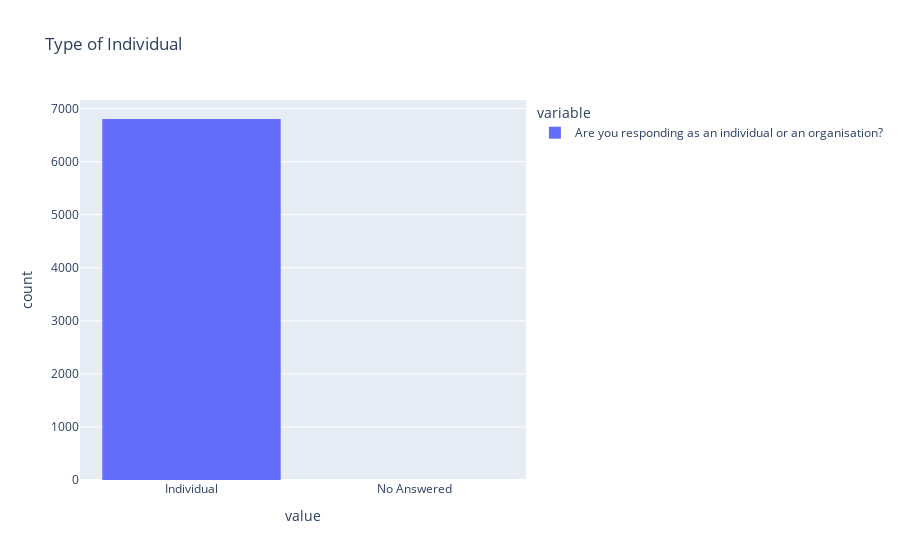

Here is the notebook cell this chart was saved with:
### Code cell
fig = px.histogram(type_indiv,
                  title="Type of Individual")
fig.update_layout(showlegend=True)
fig.show()

### Figure 1 — Plotly figure (JSON) as saved in the notebook; plotly's stock layout.template omitted (floating-point values rounded to 4 significant figures; data arrays with more than 128 entries replaced by an {"elided": "..."} marker saying what was removed)
{"data": [{"alignmentgroup": "True", "bingroup": "x", "hovertemplate": "variable=Are you responding as an individual or an organisation?<br>value=%{x}<br>count=%{y}<extra></extra>", "legendgroup": "Are you responding as an individual or an organisation?", "marker": {"color": "#636efa", "pattern": {"shape": ""}}, "name": "Are you responding as an individual or an organisation?", "offsetgroup": "Are you responding as an individual or an organisation?", "orientation": "v", "showlegend": true, "type": "histogram", "x": {"elided": "6806 str values"}, "xaxis": "x", "yaxis": "y"}], "layout": {"barmode": "relative", "legend": {"title": {"text": "variable"}, "tracegroupgap": 0}, "showlegend": true, "title": {"text": "Type of Individual"}, "xaxis": {"anchor": "y", "domain": [0, 1], "title": {"text": "value"}}, "yaxis": {"anchor": "x", "domain": [0, 1], "title": {"text": "count"}}}}
